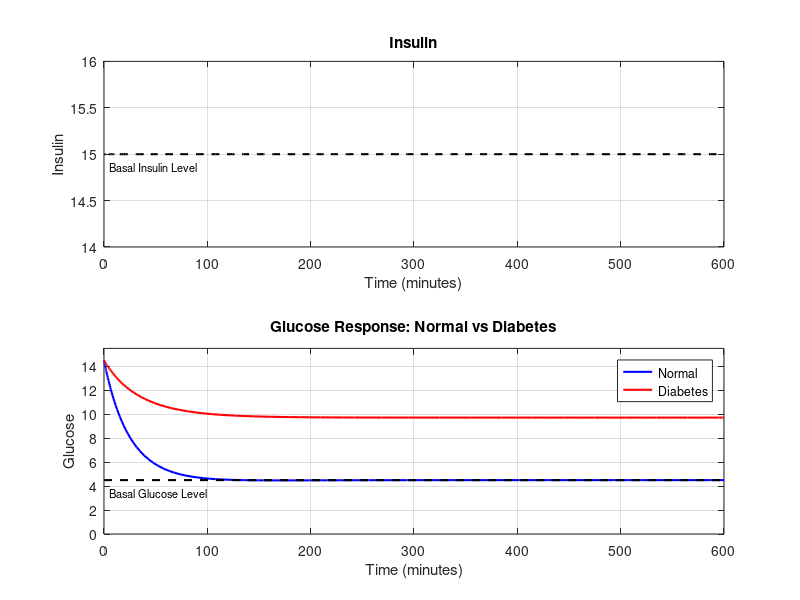
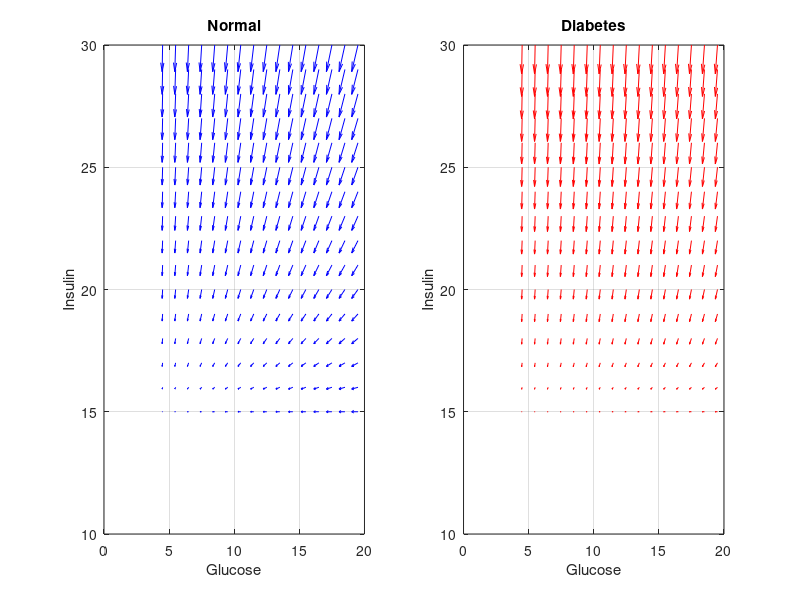

Reproduce these figures in MATLAB, in order. (Note: this script raises an error after producing the figures.)
clear;

% -------------------------------- %
%         Model Parameters         %
% -------------------------------- %

l1_normal = 0.028;
l1_diabetes = 0.0;
l2 = 0.025;
l3 = 0.000013;
Vl = 12;
n = 5/54;
Gb = 4.5;
Ib = 15;

% -------------------------------- %
%         Model Equations          %
% -------------------------------- %

u = @(t) n * Vl * Ib; % Basal input

odeSystemNormal = @(t, z) [
    -l1_normal*z(1) - z(1)*z(2) - Gb*z(2);  % z1_dot
    -l2*z(2) + l3*z(3);                    % z2_dot
    -n*z(3) - n*Ib + (u(t)/Vl)             % z3_dot
    ];

odeSystemDiabetes = @(t, z) [
    -l1_diabetes*z(1) - z(1)*z(2) - Gb*z(2);
    -l2*z(2) + l3*z(3);                       % z2_dot
    -n*z(3) - n*Ib + (u(t)/Vl)                % z3_dot
    ];

% -------------------------------- %
%          Time Response           %
% -------------------------------- %

tspan = [0 600];
z0 = [10; 0.01; 0];

% % Solve for normal case
[t_normal, z_normal] = ode45(odeSystemNormal, tspan, z0);

% % Solve for diabetic case
[t_diabetes, z_diabetes] = ode45(odeSystemDiabetes, tspan, z0);

% Create subplots
figure(1); % Use figure 1
set(gcf, 'Position', [100, 100, 400, 400]); % Set window size

% Top subplot: Insulin response
subplot(2, 1, 1);
plot(t_normal, z_normal(:,3) + Ib, 'k--', 'LineWidth', 1.5); % Plot I + Ib in blue
hold on;
ylim([Ib-1, Ib+1]); % Set ylim range
text(5, Ib - 0.07 * (Ib+1 - (Ib-1)), 'Basal Insulin Level', 'FontSize', 8, 'Color', 'k'); % Annotation
xlabel('Time (minutes)');
ylabel('Insulin');
title('Insulin');
grid on;

% Bottom subplot: Glucose response
subplot(2, 1, 2);
plot(t_normal, z_normal(:,1) + Gb, 'b', 'LineWidth', 1.5); % Plot G + Gb
hold on;
plot(t_diabetes, z_diabetes(:,1) + Gb, 'r', 'LineWidth', 1.5); % Plot G + Gb for diabetes
plot(tspan, [Gb Gb], 'k--', 'LineWidth', 1.5); % Basal glucose level using plot
ylim([0, max(max(z_normal(:,1) + Gb), max(z_diabetes(:,1) + Gb)) + 1]); % Set ylim range
text(5, Gb - 0.07 * (max(max(z_normal(:,1) + Gb), max(z_diabetes(:,1) + Gb)) + 1), 'Basal Glucose Level', 'FontSize', 8, 'Color', 'k'); % Annotation
xlabel('Time (minutes)');
ylabel('Glucose');
legend('Normal', 'Diabetes');
title('Glucose Response: Normal vs Diabetes');
grid on;

% Save the first figure
exportgraphics(gcf, 'images/time_response.pdf', 'ContentType', 'vector', 'BackgroundColor', 'none');

% -------------------------------- %
%          Phase Portrait          %
% -------------------------------- %

% Quiver plot for phase portrait
figure(2); % Use figure 2
set(gcf, 'Position', [100, 100, 700, 250]); % Set window size

% Define grid for quiver plot
[G, I] = meshgrid(4.5:1:20, 15:1:30);

% Initialize derivatives
dG_normal = zeros(size(G));
dI_normal = zeros(size(I));
dG_diabetes = zeros(size(G));
dI_diabetes = zeros(size(I));

% Compute derivatives at each grid point
for i = 1:numel(G)
    z_normal_point = [G(i) - Gb; 0.01; I(i) - Ib];
    dz_normal = odeSystemNormal(0, z_normal_point);
    dG_normal(i) = dz_normal(1);
    dI_normal(i) = dz_normal(3);
    
    z_diabetes_point = [G(i) - Gb; 0.01; I(i) - Ib];
    dz_diabetes = odeSystemDiabetes(0, z_diabetes_point);
    dG_diabetes(i) = dz_diabetes(1);
    dI_diabetes(i) = dz_diabetes(3);
end

% Plot quiver for normal case
subplot(1, 2, 1);
quiver(G, I, dG_normal, dI_normal, 'b');
hold on;

xlabel('Glucose');
ylabel('Insulin');
title('Normal');
grid on;

% Plot quiver for diabetic case
subplot(1, 2, 2);
quiver(G, I, dG_diabetes, dI_diabetes, 'r');
hold on;

xlabel('Glucose');
ylabel('Insulin');
title('Diabetes');
grid on;

% Add a super title for the entire figure
sgtitle('Phase Portrait of the System');

% Save the second figure
exportgraphics(gcf, 'images/phase_portrait.pdf', 'ContentType', 'vector', 'BackgroundColor', 'none');

% -------------------------------- %
%       Sliding Mode Control       %
% -------------------------------- %

% Define the sliding surface
% s = z(1) = G - Gb (glucose deviation from basal level)
% Our goal is to make s -> 0

% Control gains
k = 2;    % Proportional gain
eta = 12; % Reaching law parameter

% Modified control input for SMC with eta
u_smc = @(t, z) n * Vl * Ib + k * z(1) + eta * sign(z(1));

% Update the diabetic system with SMC
odeSystemDiabetesSMC = @(t, z) [
    -l1_diabetes*z(1) - z(1)*z(2) - Gb*z(2);         % z1_dot (Glucose dynamics)
    -l2*z(2) + l3*z(3);                              % z2_dot
    -n*z(3) - n*Ib + (u_smc(t, z)/Vl)                % z3_dot (Insulin dynamics with SMC)
    ];

[t_diabetes_smc, z_diabetes_smc] = ode45(odeSystemDiabetesSMC, tspan, z0);

figure(3);
set(gcf, 'Position', [100, 100, 400, 400]); % Set window size

% Top subplot: Insulin response
subplot(2, 1, 1);
plot(t_normal, z_normal(:,3) + Ib, 'k--', 'LineWidth', 1.5);
hold on;
plot(t_diabetes_smc, z_diabetes_smc(:,3) + Ib, 'g', 'LineWidth', 1.5);
ylim([0, 40]);
text(5, Ib - 0.07 * (max([z_normal(:,3) + Ib; z_diabetes(:,3) + Ib; z_diabetes_smc(:,3) + Ib]) + 1), 'Basal Insulin Level', 'FontSize', 8, 'Color', 'k'); % Annotation
xlabel('Time (minutes)');
ylabel('Insulin');
legend('Normal', 'Diabetes with SMC');
title('Insulin Response with Sliding Mode Control');
grid on;

% Bottom subplot: Glucose response
subplot(2, 1, 2);
plot(t_normal, z_normal(:,1) + Gb, 'b', 'LineWidth', 1.5); % Plot G + Gb for normal case
hold on;
plot(t_diabetes, z_diabetes(:,1) + Gb, 'r', 'LineWidth', 1.5); % Plot G + Gb for diabetes
plot(t_diabetes_smc, z_diabetes_smc(:,1) + Gb, 'g', 'LineWidth', 1.5); % Plot G + Gb for diabetes with SMC
plot(tspan, [Gb Gb], 'k--', 'LineWidth', 1.5); % Basal glucose level
ylim([0, max([z_normal(:,1) + Gb; z_diabetes(:,1) + Gb; z_diabetes_smc(:,1) + Gb]) + 1]); % Set ylim range
text(5, Gb - 0.07 * (max([z_normal(:,1) + Gb; z_diabetes(:,1) + Gb; z_diabetes_smc(:,1) + Gb]) + 1), 'Basal Glucose Level', 'FontSize', 8, 'Color', 'k'); % Annotation
xlabel('Time (minutes)');
ylabel('Glucose');
legend('Normal', 'Diabetes', 'Diabetes with SMC');
title('Glucose Response with Sliding Mode Control');
grid on;

% Save the figure
exportgraphics(gcf, 'images/insulin_glucose_response_smc.pdf', 'ContentType', 'vector', 'BackgroundColor', 'none');